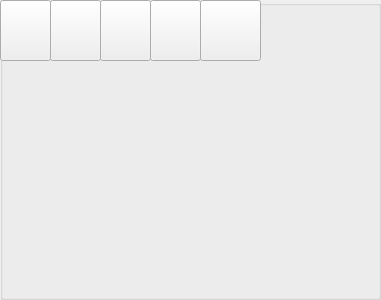
<?xml version="1.0" encoding="UTF-8"?>
<ui version="4.0">
 <class>MusWidgets</class>
 <widget class="QGroupBox" name="MusWidgets">
  <property name="geometry">
   <rect>
    <x>0</x>
    <y>0</y>
    <width>381</width>
    <height>300</height>
   </rect>
  </property>
  <property name="windowTitle">
   <string>GroupBox</string>
  </property>
  <widget class="QPushButton" name="First">
   <property name="geometry">
    <rect>
     <x>0</x>
     <y>0</y>
     <width>51</width>
     <height>61</height>
    </rect>
   </property>
   <property name="text">
    <string/>
   </property>
  </widget>
  <widget class="QPushButton" name="Second">
   <property name="geometry">
    <rect>
     <x>50</x>
     <y>0</y>
     <width>51</width>
     <height>61</height>
    </rect>
   </property>
   <property name="text">
    <string/>
   </property>
  </widget>
  <widget class="QPushButton" name="Third">
   <property name="geometry">
    <rect>
     <x>100</x>
     <y>0</y>
     <width>51</width>
     <height>61</height>
    </rect>
   </property>
   <property name="text">
    <string/>
   </property>
  </widget>
  <widget class="QPushButton" name="Thought">
   <property name="geometry">
    <rect>
     <x>150</x>
     <y>0</y>
     <width>51</width>
     <height>61</height>
    </rect>
   </property>
   <property name="text">
    <string/>
   </property>
  </widget>
  <widget class="QPushButton" name="Play">
   <property name="geometry">
    <rect>
     <x>200</x>
     <y>0</y>
     <width>61</width>
     <height>61</height>
    </rect>
   </property>
   <property name="text">
    <string/>
   </property>
  </widget>
 </widget>
 <resources/>
 <connections/>
</ui>
